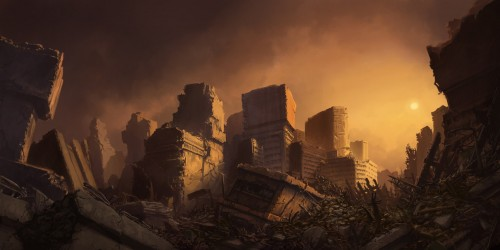
#> input picture Images/image1.jpeg, 500 x 250 px, found by its file name
$ jupyter execute --allow-errors image_add_sub.ipynb   (text cells are left out)
#> lines starting #> are read from the running program, lines starting #| are printed output that depends on the picture; after the words box and inside, x2 and y2 are one past the last pixel; in counts of white or black regions, pixels touching at a corner belong together; pictures that were not available may be replaced by others from this repository, and a replacement may not be noted
[cell 1]
import cv2
import matplotlib.pyplot as plt
import numpy as np

[cell 2]
img1 = cv2.imread('image1.jpeg')
#> img1 is the input picture: shape (250, 500, 3); mean B, G, R 34.8, 52.4, 81
img2 = cv2.imread('image2.jpeg')
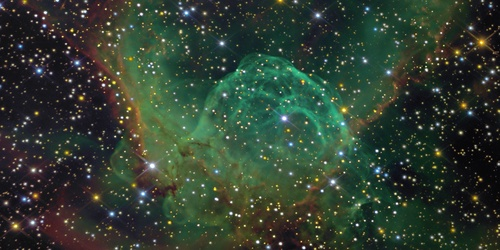
#> input picture Images/image2.jpeg, 500 x 250 px, found by its file name
#> img2 is the input picture: shape (250, 500, 3); mean B, G, R 49.4, 62.5, 48.9

merge_image = cv2.addWeighted(img1, 0.9, img2, 0.7, 0)
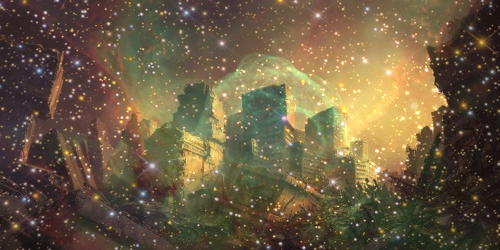
#> merge_image: shape (250, 500, 3); mean B, G, R 65.9, 90.8, 106.8
sub = cv2.subtract(img1, img2)

#plt.imshow(merge_image)
plt.imshow(sub)

[cell 3]
image = cv2.imread("image1.jpeg", 1)
# Loading the image

half = cv2.resize(image, (0, 0), fx = 0.5, fy = 0.5)
cv2.imwrite('half.jpeg', half)
bigger = cv2.resize(image, (1050, 1610))
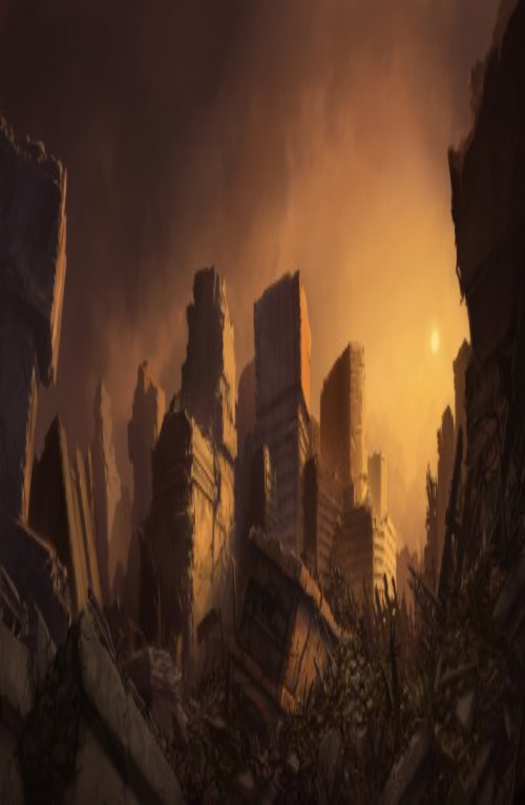
#> bigger: shape (1610, 1050, 3) (shown at 1/2 size); mean B, G, R 34.7, 52.3, 80.8

stretch_near = cv2.resize(image, (780, 540),
               interpolation = cv2.INTER_NEAREST)
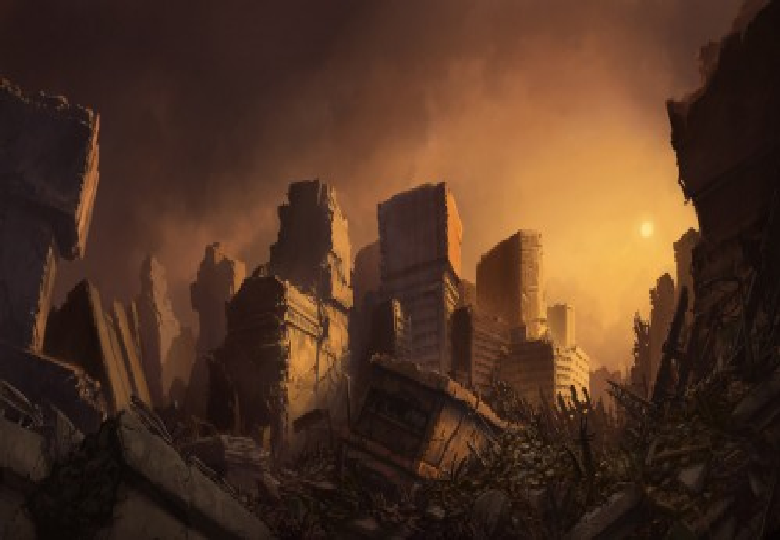
#> stretch_near: shape (540, 780, 3); mean B, G, R 34.9, 52.4, 81


Titles =["Original", "Half", "Bigger", "Interpolation Nearest"]
images =[image, half, bigger, stretch_near]
count = 4

for i in range(count):
    plt.subplot(2, 2, i + 1)
    plt.title(Titles[i])
    plt.imshow(images[i])
plt.show()
#> figure, not shown here; B, G, R data is drawn as R, G, B

[cell 4]
import cv2

img = cv2.imread("image1.jpeg")  # Read image

# Setting parameter values
t_lower = 50  # Lower Threshold
t_upper = 150  # Upper threshold

edge = cv2.Canny(img, t_lower, t_upper, apertureSize = 3, L2gradient = True)
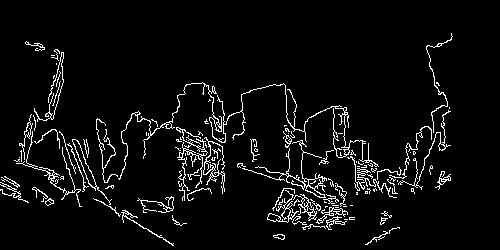
#> edge: shape (250, 500); 5.3% white in thin lines or dots, all inside (x1, y1, x2, y2) = (0, 33, 453, 246)

plt.imshow(img)

[cell 5]
plt.imshow(edge)

[cell 6]
img = cv2.imread("all_done.jpeg")  # Read image
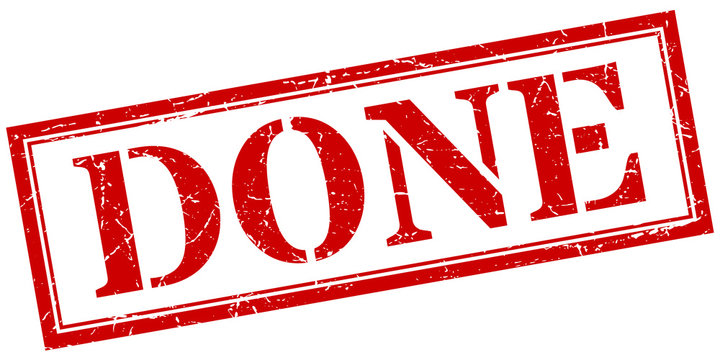
#> input picture Images/all_done.jpeg, 720 x 360 px, found by its file name
#> img is the input picture: shape (360, 720, 3); mean B, G, R 192.6, 192.6, 241.7
Gaussian = cv2.GaussianBlur(img, (25,25), 0)
plt.imshow(Gaussian)

[cell 7]
kernel = np.ones((5,5), np.uint8)
img_erosion = cv2.erode(img, kernel, iterations=1)
img_dilation = cv2.dilate(img, kernel, iterations=1)
plt.imshow(img_erosion)

[cell 8]
plt.imshow(img_dilation)

[cell 9]
img = cv2.imread("all_done.jpeg",0)
#> img: shape (360, 720); min 38, max 255, mean 207.2
#gray = cv2.cvtColor(img,cv2.COLOR_BGR2GRAY)
cv2.imshow("original",img)
ret, thresh1 = cv2.threshold(img, 120, 255, cv2.THRESH_BINARY)
#> thresh1: shape (360, 720); 76.6% white; 40 black regions (13 under 20 px), largest, box (x1, y1, x2, y2) and area: (6, 10, 714, 349) 22877, (364, 100, 507, 228) 4911, (508, 74, 577, 221) 4552
ret, thresh2 = cv2.threshold(img, 120, 255, cv2.THRESH_BINARY_INV)
ret, thresh3 = cv2.threshold(img, 120, 255, cv2.THRESH_TRUNC)
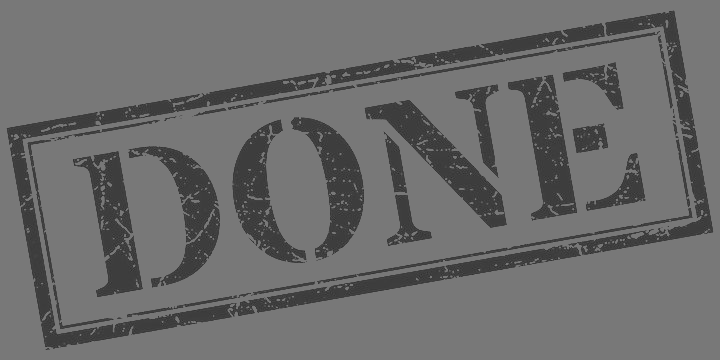
#> thresh3: shape (360, 720); min 38, max 120, mean 107.2
ret, thresh4 = cv2.threshold(img, 120, 255, cv2.THRESH_TOZERO)
ret, thresh5 = cv2.threshold(img, 120, 255, cv2.THRESH_TOZERO_INV)
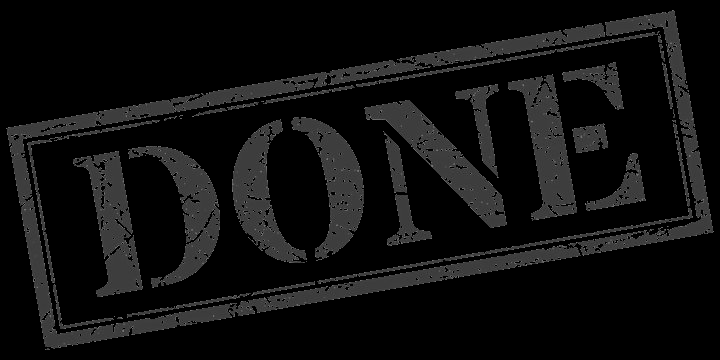
#> thresh5: shape (360, 720); min 0, max 120, mean 15.2

cv2.imshow("binary Threshold",thresh1)
cv2.imshow("binary Threshold inverted",thresh2)
cv2.imshow("Truncated Threshold",thresh3)
cv2.imshow("set to 0",thresh4)
cv2.imshow("set to 0 inverted",thresh5)
cv2.waitKey(0)
cv2.destroyAllWindows()

[cell 10]
img = cv2.imread("book.jpeg",0)
#thresh1 = cv2.adaptiveThreshold(img,255,cv2.ADAPTIVE_THRESH_MEAN_C,cv2.THRESH_BINARY,199,5)
#cv2.imshow("adaptive thresh mean",thresh1)
#> (the rest of this cell did not finish here and is left out)

[cell 11]
img = cv2.imread("book.jpeg",0)
ret, thresh = cv2.threshold(img,120,255,cv2.THRESH_BINARY + cv2.THRESH_OTSU)
#> ret = 0
cv2.imshow("OTSU THRESHOLD",thresh)
cv2.waitKey(0)
cv2.destroyAllWindows()

[cell 12]
img = cv2.imread("white_circle.png")
#> (the rest of this cell did not finish here and is left out)

[cell 13]
img =  cv2.imread('dog.png')
#> (the rest of this cell did not finish here and is left out)

[cell 14]
cap = cv2.VideoCapture('camera.mp4')
fgbg = cv2.createBackgroundSubtractorMOG2()

while(1):
    ret, frame = cap.read()
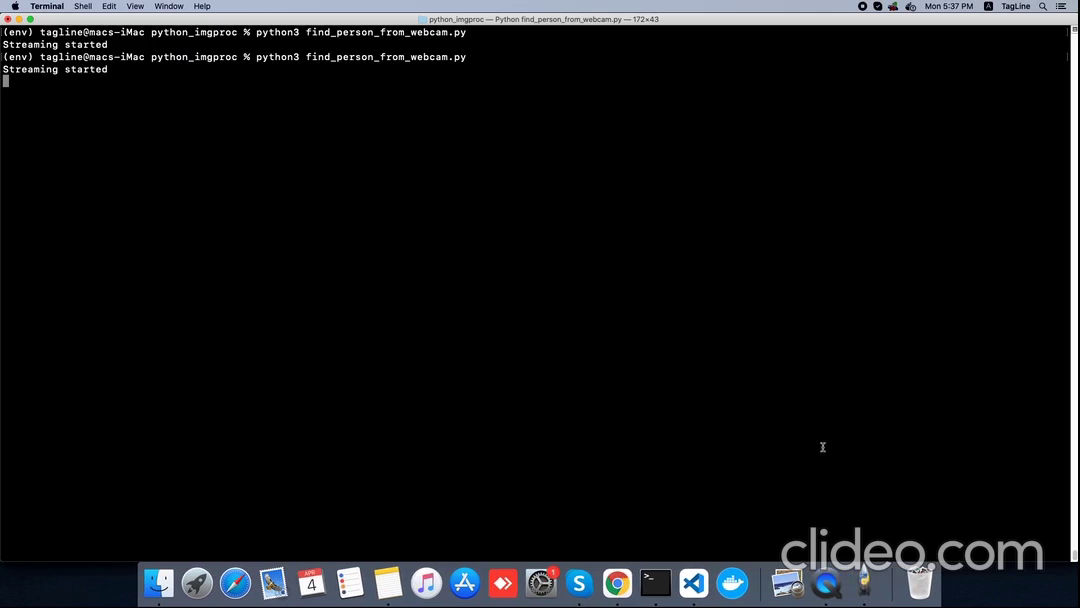
#> input picture frame 315 of face_reco_app/WebCam.mp4, 1080 x 608 px, given in place of camera.mp4, which was not available
#> frame is the input picture: shape (608, 1080, 3); mean B, G, R 19.3, 17.6, 16.6

    fgmask = fgbg.apply(frame)
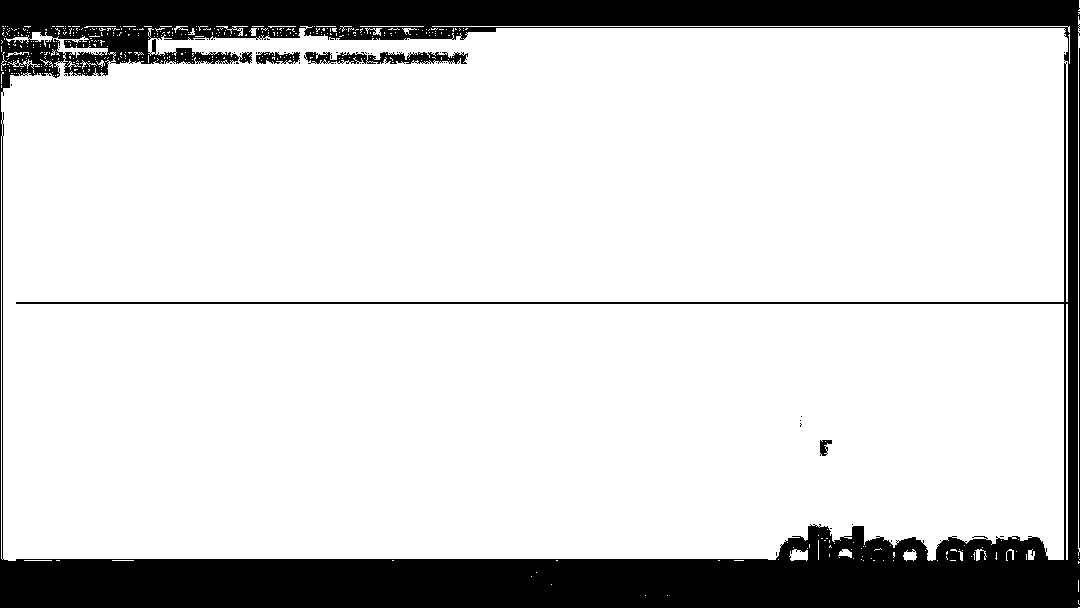
#> fgmask: shape (608, 1080); values 127 (black) and 255 (white), 83.6% white; 51 black regions (46 under 20 px), largest, box (x1, y1, x2, y2) and area: (0, 0, 1080, 608) 105118, (304, 52, 468, 64) 1243, (1079, 48, 1080, 548) 500, (256, 52, 300, 64) 366, (820, 440, 832, 456) 118

    cv2.imshow('fgmask', fgmask)
    cv2.imshow('frame',frame )


    k = cv2.waitKey(30) & 0xff
#> (key q is pressed here)
    if k == 27:
        break

cap.release()
cv2.destroyAllWindows()

[cell 15]
# importing libraries
import cv2
import numpy as np

# Create a VideoCapture object and read from input file
cap = cv2.VideoCapture('camera.mp4')

# Check if camera opened successfully
if (cap.isOpened()== False):
  print("Error opening video  file")

# Read until video is completed
while(cap.isOpened()):

  # Capture frame-by-frame
  ret, frame = cap.read()
  if ret == True:

    # Display the resulting frame
    cv2.imshow('Frame', frame)

    # Press Q on keyboard to  exit
    if cv2.waitKey(25) & 0xFF == ord('q'):
#> (key q is pressed here)
